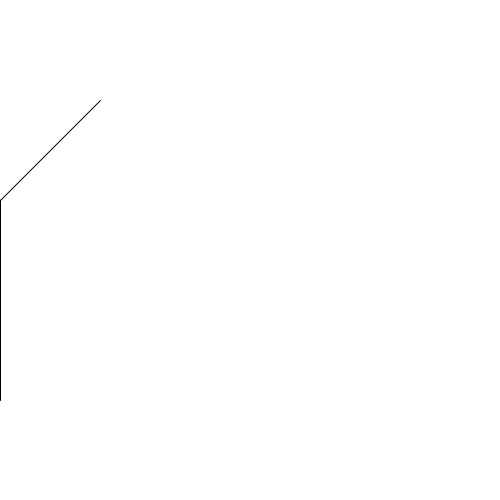
Frame 1 (no input)
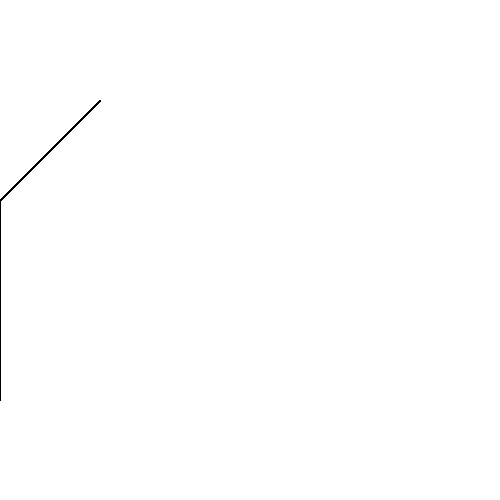
Frame 60 (the mouse pressed at the canvas centre just before this capture)
Frame 120 (the mouse held since frame 60 and released just before this capture): identical to frame 60, image omitted

The Processing sketch that drew these frames (run headless with seeded random() and noise(); from frame 60 on, the mouse is pressed at the canvas centre):

// Processing sketch: trees
// ── trees.pde
int _grow = -100;
float xstart, ystart; 
float[] branch1;
float[] branch2;

void setup(){
  size(500,500);
  background(255);
  stroke(0);
  strokeWeight(1);
  xstart = 0;
  ystart = 400;
}


void draw(){
  float [] branch1 = {xstart , ystart + _grow*2};
  float [] branch2 = {branch1[0] + _grow, branch1[1] + _grow};
  line(xstart, ystart, branch1[0], branch1[1]);
  line(branch1[0],branch1[1], branch2[0], branch2[1]);
  line(branch1[0], branch1[1] , -1*branch2[0], branch2[1]);
  
}
